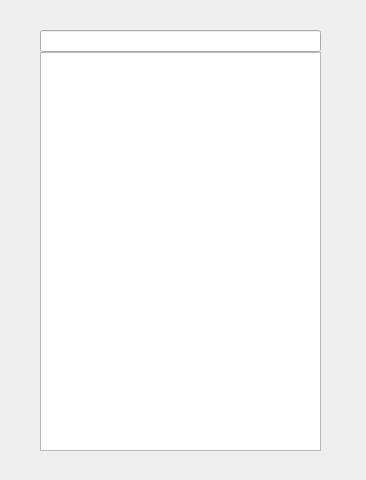
<?xml version="1.0" encoding="UTF-8"?>
<ui version="4.0">
 <class>HistoryDialog</class>
 <widget class="QDialog" name="HistoryDialog">
  <property name="geometry">
   <rect>
    <x>0</x>
    <y>0</y>
    <width>366</width>
    <height>480</height>
   </rect>
  </property>
  <property name="windowTitle">
   <string>Dialog</string>
  </property>
  <widget class="QWidget" name="verticalLayoutWidget">
   <property name="geometry">
    <rect>
     <x>40</x>
     <y>30</y>
     <width>281</width>
     <height>421</height>
    </rect>
   </property>
   <layout class="QVBoxLayout" name="verticalLayout">
    <property name="spacing">
     <number>0</number>
    </property>
    <item>
     <widget class="QLineEdit" name="lineEdit"/>
    </item>
    <item>
     <widget class="QTableView" name="tableView"/>
    </item>
   </layout>
  </widget>
 </widget>
 <resources/>
 <connections/>
</ui>
